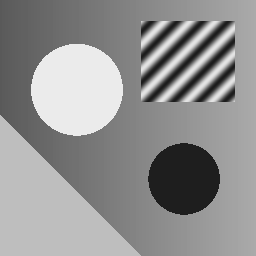
%> input picture chuong_trinh/data/anh_mau.png, 256 x 256 px
$ octave bai4_nen_anh_svd.m   (GNU Octave 9; MATLAB toolbox functions it lacks are replaced by stand-ins)
%> lines starting %> are read from the running program, lines starting %| are printed output that depends on the picture
### chuong_trinh/matlab/chuan_F.m
function n = chuan_F(A)
%CHUAN_F  Chuẩn Frobenius: ||A||_F = sqrt(sum_ij |a_ij|^2)
n = sqrt(sum(abs(A(:)).^2));
end

### chuong_trinh/matlab/chuan_2.m
function [n, k] = chuan_2(A, tol, max_lap)
%CHUAN_2  Chuẩn 2 (chuẩn phổ) = sqrt(lambda_max(A'*A)).
%   lambda_max tìm bằng PHƯƠNG PHÁP LŨY THỪA:
%       y = M*x,  x = y/||y||,  lambda = x'*M*x
%   Dừng khi |lambda_k - lambda_(k-1)| <= tol*lambda_k.
%   [n, k] = chuan_2(A) trả thêm số vòng lặp k.
if nargin < 2, tol = 1e-12; end
if nargin < 3, max_lap = 10000; end
M = A' * A;                          % đối xứng, xác định không âm
m = size(M, 1);
x = ones(m, 1) / sqrt(m);
if norm(M * x) == 0                  % vector đầu nằm trong nhân của M
    rng(0); x = randn(m, 1); x = x / norm(x);
end
lam_cu = 0;
for k = 1:max_lap
    y = M * x;
    ny = sqrt(y' * y);
    if ny == 0, n = 0; return; end   % A là ma trận không
    x = y / ny;
    lam = x' * M * x;
    if abs(lam - lam_cu) <= tol * abs(lam), break; end
    lam_cu = lam;
end
n = sqrt(lam);
end

### chuong_trinh/matlab/luu_hinh.m
function luu_hinh(fig, ten_file)
%LUU_HINH  Lưu hình vào thư mục ket_qua (cạnh thư mục matlab).
thu_muc = fullfile(fileparts(mfilename('fullpath')), '..', 'ket_qua');
if ~exist(thu_muc, 'dir'), mkdir(thu_muc); end
duong_dan = fullfile(thu_muc, ten_file);
try
    theme(fig, 'light');   % MATLAB R2025a+ mặc định giao diện tối -> chữ bị nhạt trên nền sáng
catch
    % bản MATLAB cũ không có hàm theme, vốn đã dùng giao diện sáng
end
set(findall(fig, 'Type', 'text'), 'Color', [11 11 11]/255);
exportgraphics(fig, duong_dan, 'Resolution', 150);
fprintf('  -> Đã lưu hình: %s\n', duong_dan);
end

### chuong_trinh/matlab/dinh_dang_truc.m
function dinh_dang_truc(ax)
%DINH_DANG_TRUC  Định dạng trục đồ thị đồng bộ với hình bên Python.
set(ax, 'Color', [252 252 251]/255, 'XColor', [82 81 78]/255, 'YColor', [82 81 78]/255, ...
    'GridColor', [225 224 217]/255, 'GridAlpha', 1, 'Box', 'off', 'FontSize', 11, ...
    'XGrid', 'on', 'YGrid', 'on', 'TickDir', 'out');
set(ancestor(ax, 'figure'), 'Color', [252 252 251]/255);
lg = get(ax, 'Legend');
if ~isempty(lg), lg.Box = 'off'; end
end

### chuong_trinh/matlab/mau_do_thi.m
function c = mau_do_thi(ten)
%MAU_DO_THI  Bảng màu dùng chung cho các đồ thị.
switch ten
    case 'xanh', c = [42 120 214]/255;
    case 'cam',  c = [235 104 52]/255;
    case 'truc', c = [195 194 183]/255;
    otherwise,   c = [82 81 78]/255;
end
end

### chuong_trinh/matlab/bai4_nen_anh_svd.m
%% BÀI TOÁN 4 - Đo độ chênh lệch dữ liệu ảnh bằng chuẩn Frobenius (mục 4.3)
% Ảnh xám m x n = ma trận A (độ sáng 0..255).
% (a) Nén ảnh bằng SVD, giữ k thành phần -> A_k. Định lý Eckart-Young:
%       ||A - A_k||_F = sqrt(sigma_(k+1)^2 + ... + sigma_r^2),   ||A - A_k||_2 = sigma_(k+1)
% (b) Đo độ chênh lệch giữa ảnh gốc và ảnh nhiễu; cắt SVD để khử nhiễu.
clc; clear;
NGUONG = 0.05;                                   % yêu cầu sai số tương đối <= 5%

% Đổi đường dẫn này để dùng ảnh của bạn (ảnh màu sẽ được chuyển sang ảnh xám)
duong_dan_anh = fullfile(fileparts(mfilename('fullpath')), '..', 'data', 'anh_mau.png');
if exist(duong_dan_anh, 'file')
    I = double(imread(duong_dan_anh));
%> I: size 256x256x3 double; min 28, max 235, mean 145.5; mean of the top-left, top-right, bottom-left and bottom-right quarters 157.4, 140.1, 163.1, 121.5
    if size(I, 3) >= 3
        I = 0.299 * I(:, :, 1) + 0.587 * I(:, :, 2) + 0.114 * I(:, :, 3);
%> I: size 256x256 double
    end
    A = I;
else
    A = tao_anh_mau(256);
end
[m, n] = size(A);
%> m = 256; n = 256
fprintf('BÀI TOÁN 4: NÉN VÀ SO SÁNH ẢNH BẰNG CHUẨN MA TRẬN\n');

%% (a) NÉN ẢNH BẰNG SVD
[U, S, V] = svd(A, 'econ');
s = diag(S);
%> s = 256 values, max 38081.8 at index 1, min 2.1e-96 at index 256, mean 353.3
nA = chuan_F(A);
%> in chuan_F, `n = sqrt(sum(abs(A(:)).^2));`: n = 39755.2
%> nA = 39755.2
Ak_fun = @(k) U(:, 1:k) * S(1:k, 1:k) * V(:, 1:k)';
fprintf('%s\n(a) NÉN ẢNH BẰNG SVD   ảnh %dx%d, hạng = %d, ||A||_F = %.1f, ||A||_2 = sigma_1 = %.1f\n', ...
    repmat('=', 1, 92), m, n, sum(s > 1e-8 * s(1)), nA, s(1));
%| ============================================================================================
%| (a) NÉN ẢNH BẰNG SVD   ảnh 256x256, hạng = 207, ||A||_F = 39755.2, ||A||_2 = sigma_1 = 38081.8
fprintf('  %4s%13s%15s%13s%11s%10s%9s%14s\n', 'k', '||A-Ak||_F', 'sqrt(sum s^2)', '||A-Ak||_2', ...
    's_(k+1)', 'Sai số %', 'PSNR dB', 'Dung lượng %');
for k = [1 2 5 10 20 30 50 80 120]
    E = A - Ak_fun(k);
    eF = chuan_F(E);
    psnr_k = 20 * log10(255 / sqrt(eF^2 / (m * n)));
    fprintf('  %4d%13.2f%15.2f%13.2f%11.2f%10.2f%9.2f%14.1f\n', k, eF, sqrt(sum(s(k+1:end).^2)), ...
        chuan_2(E), s(k+1), eF / nA * 100, psnr_k, k * (m + n + 1) / (m * n) * 100);
end
%> this loop made 9 passes
%> (eF, psnr_k) on passes 1 to 9: (11412.7, 15.15), (9267.4, 16.96), (4782.4, 22.7), (2860.3, 27.17), (1843.4, 30.98), (1415.7, 33.28), (925.6, 36.97), (489, 42.51), (229, 49.1)
%|      1     11412.72       11412.72      6660.70    6660.70     28.71    15.15           0.8
%|      2      9267.43        9267.43      5001.11    5001.11     23.31    16.96           1.6
%|      5      4782.42        4782.42      2406.05    2406.05     12.03    22.70           3.9
%|     10      2860.29        2860.29       945.46     945.46      7.19    27.17           7.8
%|     20      1843.37        1843.37       454.54     454.54      4.64    30.98          15.7
%|     30      1415.67        1415.67       306.19     306.19      3.56    33.28          23.5
%|     50       925.56         925.56       184.14     184.14      2.33    36.97          39.1
%|     80       489.03         489.03       103.46     103.46      1.23    42.51          62.6
%> (further printed lines are left out)
%> pass 1, `E = A - Ak_fun(k);`:
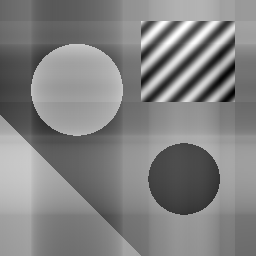
%> E: size 256x256 double; min -145.9, max 138.4, mean 0.1; drawn with min black and max white
%> pass 2, in chuan_2 (call 2), `M = A' * A;`:
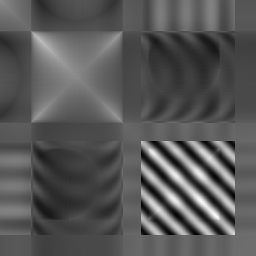
%> M: size 256x256 double; min -379665.7, max 730107.7, mean 1908.4; drawn with min black and max white
% Sai số tương đối e_k = sqrt(sum_{i>k} sigma_i^2)/||A||_F, k = 1..r (chỉ cần các sigma)
duoi = flipud(cumsum(flipud(s.^2)));             % duoi(i) = sum_{j>=i} sigma_j^2
%> duoi = 256 values, max 1580475835 at index 1, min 4.42e-192 at index 256, mean 8211203.8
e_k = sqrt([duoi(2:end); 0] / sum(s.^2));
%> e_k = 256 values, max 0.287 at index 1, min 0 at index 256, mean 0.0155
k_chon = find(e_k <= NGUONG, 1);
%> k_chon = 18
fprintf('  => k nhỏ nhất để sai số <= %.0f%%: k = %d (sai số %.2f%%, lưu %.1f%% dung lượng ảnh gốc)\n', ...
    NGUONG * 100, k_chon, e_k(k_chon) * 100, k_chon * (m + n + 1) / (m * n) * 100);
%|   => k nhỏ nhất để sai số <= 5%: k = 18 (sai số 4.96%, lưu 14.1% dung lượng ảnh gốc)

%% (b) ẢNH NHIỄU
fprintf('%s\n(b) ĐỘ CHÊNH LỆCH GIỮA ẢNH GỐC VÀ ẢNH NHIỄU (nhiễu Gauss, độ lệch chuẩn 25)\n', repmat('=', 1, 92));
rng(7);
B = A + 25 * randn(size(A));
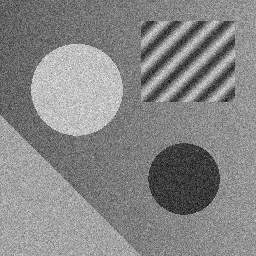
%> B: size 256x256 double; min -62.78, max 331.4, mean 145.6; drawn with min black and max white
fprintf('  ||B - A||_F / ||A||_F = %.2f%%\n', chuan_F(B - A) / nA * 100);
%|   ||B - A||_F / ||A||_F = 16.10%
[Ub, Sb, Vb] = svd(B, 'econ');
k_tot = 0; e_tot = inf;
for k = [5 10 20 30 40 60 100]
    Bk = Ub(:, 1:k) * Sb(1:k, 1:k) * Vb(:, 1:k)';
    e = chuan_F(Bk - A) / nA;
    fprintf('  k = %3d: ||B_k - A||_F / ||A||_F = %.2f%%\n', k, e * 100);
    if e < e_tot, e_tot = e; k_tot = k; B_tot = Bk; end
end
%> this loop made 7 passes
%> (n in chuan_F, e, e_tot) on passes 1 to 2: (4939.8, 0.124, 0.124), (3383.4, 0.0851, 0.0851)
%> (n in chuan_F, e) on passes 3 to 7: (3397, 0.0854), (3896.7, 0.098), (4317.1, 0.109), (4954.7, 0.125), (5734.8, 0.144)
%|   k =   5: ||B_k - A||_F / ||A||_F = 12.43%
%|   k =  10: ||B_k - A||_F / ||A||_F = 8.51%
%|   k =  20: ||B_k - A||_F / ||A||_F = 8.54%
%|   k =  30: ||B_k - A||_F / ||A||_F = 9.80%
%|   k =  40: ||B_k - A||_F / ||A||_F = 10.86%
%|   k =  60: ||B_k - A||_F / ||A||_F = 12.46%
%|   k = 100: ||B_k - A||_F / ||A||_F = 14.43%
%> after the loop, k_tot = 10
fprintf('  => Cắt SVD ở k = %d đưa ảnh nhiễu về gần ảnh gốc nhất (chênh lệch %.2f%%).\n', k_tot, e_tot * 100);
%|   => Cắt SVD ở k = 10 đưa ảnh nhiễu về gần ảnh gốc nhất (chênh lệch 8.51%).

%% HÌNH
ds_k = unique([5 k_chon 50]);
%> ds_k = [5 18 50]
fig = figure('Position', [50 100 1300 380], 'Color', 'w');
subplot(1, 4, 1); hien_anh(A, 'Ảnh gốc');
for t = 1:3
    Ak = Ak_fun(ds_k(t));
    subplot(1, 4, t + 1); hien_anh(Ak, sprintf('k = %d   sai số %.1f%%', ds_k(t), chuan_F(A - Ak) / nA * 100));
end
%> this loop made 3 passes
%> n in chuan_F on passes 1 to 3: 4782.4, 1973.8, 925.6
%> pass 1, `Ak = Ak_fun(ds_k(t));`:
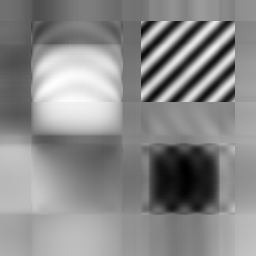
%> Ak: size 256x256 double; min 7.78, max 261.8, mean 145.5; drawn with min black and max white
luu_hinh(fig, 'bai4_anh_nen_matlab.png');
%> in luu_hinh, `set(findall(fig, 'Type', 'text'), 'Color', [11 11 11]/255);`:
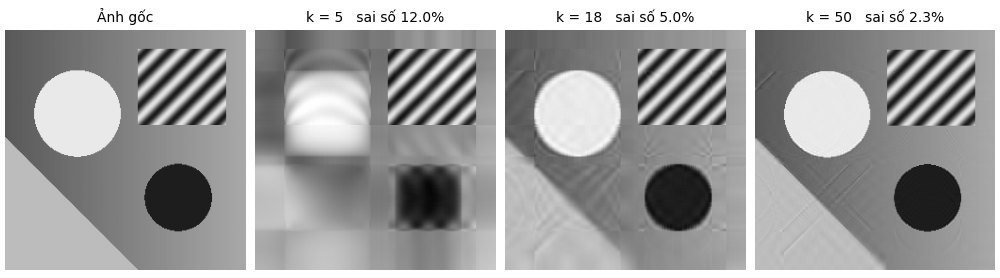
%> figure redrawn from the program's plot data, 4 panels

r = min(numel(s) - 1, 150);
%> r = 150
fig = figure('Position', [100 100 750 450]);
plot(1:r, e_k(1:r) * 100, '-', 'Color', mau_do_thi('xanh'), 'LineWidth', 2); hold on;
plot(1:r, s(2:r+1) / s(1) * 100, '-', 'Color', mau_do_thi('cam'), 'LineWidth', 2);
plot(k_chon, e_k(k_chon) * 100, 'o', 'Color', mau_do_thi('xanh'), 'MarkerFaceColor', mau_do_thi('xanh'), ...
    'HandleVisibility', 'off');
yline(NGUONG * 100, '--', 'Color', mau_do_thi('truc'), 'HandleVisibility', 'off');
text(k_chon + 3, e_k(k_chon) * 100 + 1.5, sprintf('k = %d đạt sai số ≤ %.0f%%', k_chon, NGUONG * 100));
xlabel('Số thành phần SVD giữ lại k'); ylabel('Sai số tương đối (%)');
title('Sai số nén ảnh theo chuẩn Frobenius và chuẩn 2');
legend('||A - A_k||_F / ||A||_F', '||A - A_k||_2 / ||A||_2 = \sigma_{k+1}/\sigma_1');
ylim([0 inf]);
dinh_dang_truc(gca);
luu_hinh(fig, 'bai4_sai_so_theo_k_matlab.png');
%> call 2 of luu_hinh, with fig = 2, ten_file = 'bai4_sai_so_theo_k_matlab.png'
%> in luu_hinh (call 2), `set(findall(fig, 'Type', 'text'), 'Color', [11 11 11]/255);`:
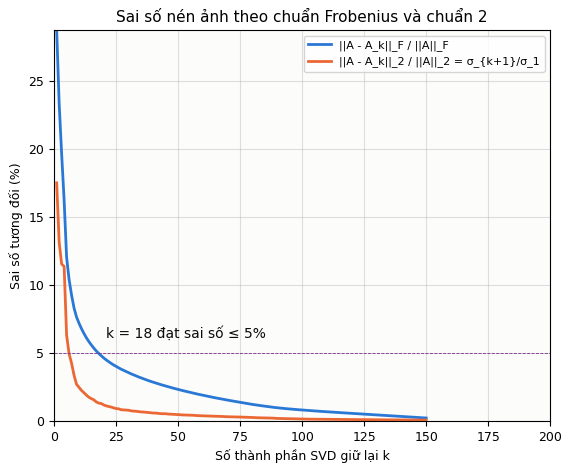
%> figure redrawn from the program's plot data; curve peaks at x = 1, y = 28.71; curve peaks at x = 1, y = 17.49

fig = figure('Position', [50 100 1000 380], 'Color', 'w');
subplot(1, 3, 1); hien_anh(A, 'Ảnh gốc A');
subplot(1, 3, 2); hien_anh(B, sprintf('Ảnh nhiễu B (%.1f%%)', chuan_F(B - A) / nA * 100));
subplot(1, 3, 3); hien_anh(B_tot, sprintf('B cắt SVD, k = %d (%.1f%%)', k_tot, e_tot * 100));
luu_hinh(fig, 'bai4_khu_nhieu_matlab.png');
%> call 3 of luu_hinh, with fig = 3, ten_file = 'bai4_khu_nhieu_matlab.png'
%> in luu_hinh (call 3), `set(findall(fig, 'Type', 'text'), 'Color', [11 11 11]/255);`:
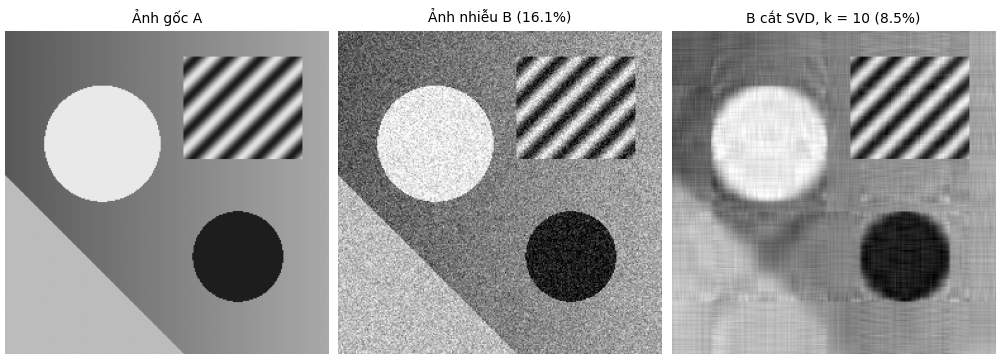
%> figure redrawn from the program's plot data, 3 panels

function hien_anh(X, tieu_de)
image(min(max(X, 0), 255)); colormap(gca, gray(256));
axis image off; title(tieu_de);
end
